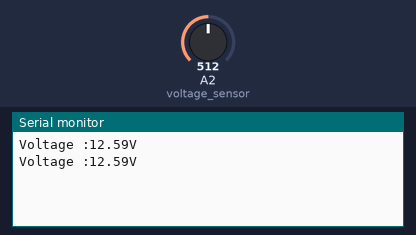
A sketch run on a simulated Arduino Uno, built with avr-gcc and run on an emulated ATmega328P. On the bench: the last lines printed to the serial monitor. Inputs (shaded band) come from the test bench; at power-on: A2 (voltage_sensor) = 512.

Above: at 1.8 s.
1.9 s: A2 (voltage_sensor) set to 716
At 2.8 s:
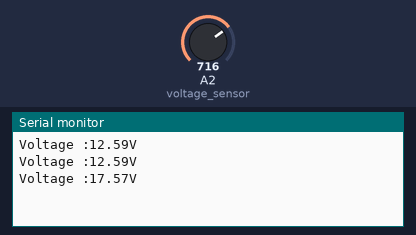
3.4 s: A2 (voltage_sensor) set to 900
At 4.5 s:
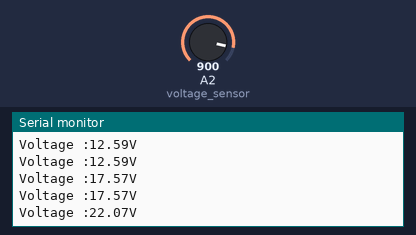
Timing chart, 0 to 6.4 s (numbered marks = the images above; inputs shaded):
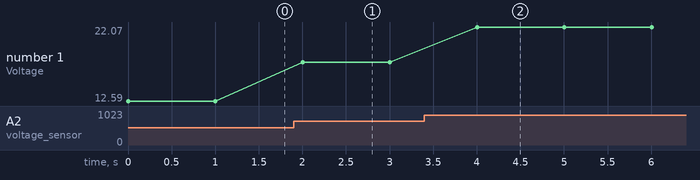

The sketch:

MINI_PROJECT_1.ino
```cpp
const int voltage_sensor = A2;
float voltage;
float volt;
int offset = 8;
void setup() {
  Serial.begin(9600);
}

void loop() {
 //Voltage
 volt = analogRead(voltage_sensor);
 voltage = map(volt,0,1023,0,2500) + offset;
 voltage /= 100;
 Serial.print("Voltage :");
 Serial.print(voltage);
 Serial.println("V");
 delay(1000);
 }
```

Measured:
- after the input at 1.9 s, the serial monitor: prints a new line after 0.10 s (image 1)
- after the input at 3.4 s, the serial monitor: prints a new line after 0.60 s (image 2)
- plotted number 1: 12.59 → 17.57 after the input at 1.9 s, 17.57 → 22.07 after the input at 3.4 s
